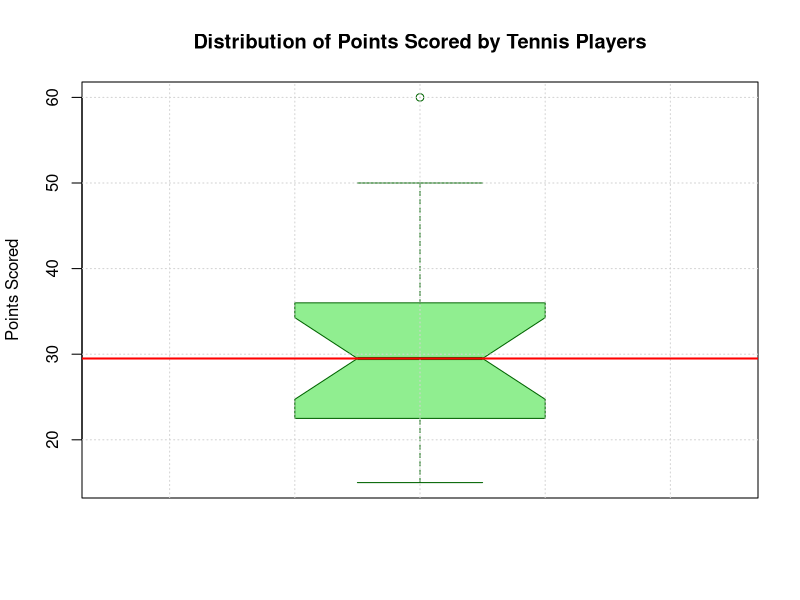

Generate this figure with R: (Note: this script raises an error after producing the figure.)
# Sample data: Points scored by players
points_scored <- c(15, 20, 22, 25, 30, 35, 40, 18, 28, 32, 34, 50, 23, 29, 21, 27, 33, 37, 45, 60)

# Create a boxplot for points scored
boxplot(points_scored,
        main = "Distribution of Points Scored by Tennis Players",
        ylab = "Points Scored",
        col = "lightgreen",
        border = "darkgreen",
        notch = TRUE)

# Add grid for better readability
grid()

# Add horizontal line at the median
abline(h = median(points_scored), col = "red", lwd = 2)

# Display the data points
points(1, points_scored, col = "blue", pch = 16)
